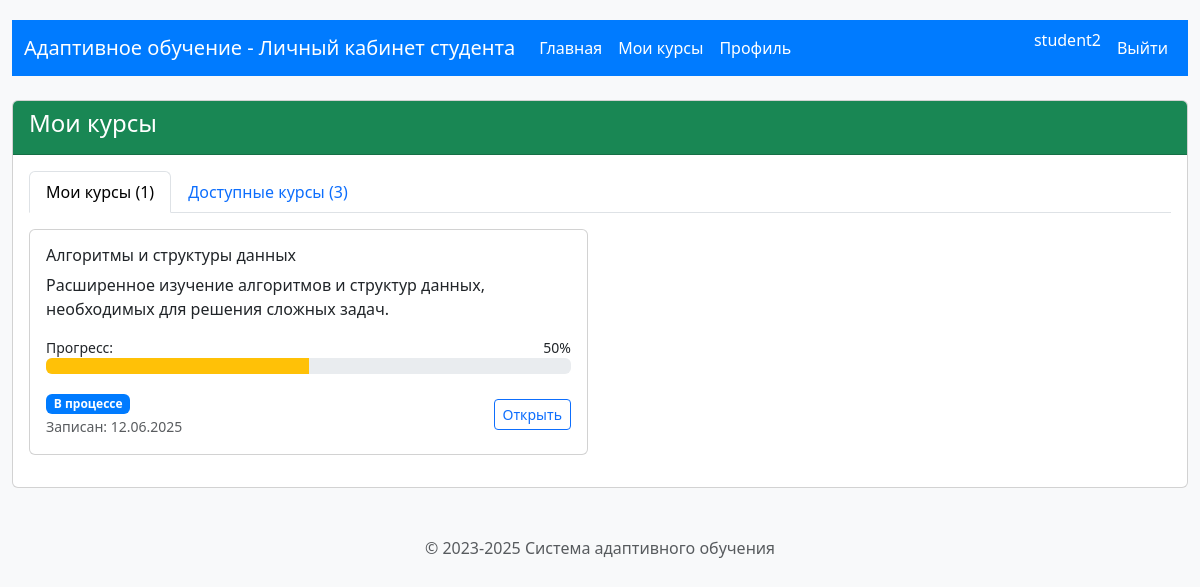
Screenshot of /student/courses/ (signed in) with the database file from the repository.
### student/models.py (models this page shows, shortened)
class StudentCourseEnrollment(models.Model):
    student = models.ForeignKey(
        StudentProfile,
        on_delete=models.CASCADE,
        related_name='course_enrollments',
        verbose_name="Студент"
    )
    course = models.ForeignKey(
        Course,
        on_delete=models.CASCADE,
        related_name='student_enrollments',
        verbose_name="Курс"
    )
    enrolled_at = models.DateTimeField(
        auto_now_add=True,
        verbose_name="Дата записи на курс"
    )
    STATUS_CHOICES = [
        ('enrolled', 'Записан'),
        ('in_progress', 'В процессе'),
        ('completed', 'Завершен'),
        ('suspended', 'Приостановлен'),
        ('dropped', 'Отчислен'),
    ]
    status = models.CharField(
        max_length=20,
        choices=STATUS_CHOICES,
        default='enrolled',
        verbose_name="Статус обучения"
    )
    progress_percentage = models.PositiveIntegerField(
        default=0,
        verbose_name="Прогресс (%)",
        help_text="Процент выполнения курса (0-100)"
    )
    completed_at = models.DateTimeField(
        blank=True,
        null=True,
        verbose_name="Дата завершения курса"
    )
    final_grade = models.DecimalField(
        max_digits=5,
        decimal_places=2,
        blank=True,
        null=True,
        verbose_name="Итоговая оценка",
        help_text="Оценка по курсу (например, 4.75)"
    )
    instructor_notes = models.TextField(
        blank=True,
        null=True,
        verbose_name="Комментарии преподавателя"
    )
    class Meta:
        verbose_name = "Запись на курс"
        verbose_name_plural = "Записи на курсы"
        unique_together = ['student', 'course']  # Один студент может быть записан на курс только один раз
        ordering = ['-enrolled_at']

### skills/models.py (models this page shows, shortened)
class Course(models.Model):
    id = models.CharField(max_length=10, primary_key=True)
    name = models.CharField(max_length=255, verbose_name="Название курса")
    description = models.TextField(verbose_name="Описание")
    duration_hours = models.PositiveIntegerField(null=True, blank=True, verbose_name="Длительность (часы)")
    class Meta:
        verbose_name = "Курс"
        verbose_name_plural = "Курсы"

### student/views.py (the view)
# urls.py: path('courses/', views_courses.courses_list, name='methodist_courses'),
@login_required
@student_required
def courses_list(request):
    profile, created = StudentProfile.objects.get_or_create(
        user=request.user,
        defaults={
            'full_name': f"{request.user.first_name} {request.user.last_name}".strip() or request.user.username,
            'email': request.user.email or f"{request.user.username}@example.com"
        }
    )
    all_courses = Course.objects.all()
    enrolled_course_ids = StudentCourseEnrollment.objects.filter(
        student=profile
    ).values_list('course_id', flat=True)
    available_courses = all_courses.exclude(id__in=enrolled_course_ids)
    my_enrollments = StudentCourseEnrollment.objects.filter(
        student=profile
    ).select_related('course')
    context = {
        'available_courses': available_courses,
        'my_enrollments': my_enrollments,
        'profile': profile,
    }
    return render(request, 'student/courses.html', context)

### student/templates/student/courses.html (shortened to what this page needs)
{% extends 'student/base.html' %}
{% block content %}
<div class="row">
    <div class="col-12">
        <div class="card">
            <div class="card-header bg-success text-white">
                <h4>Мои курсы</h4>
            </div>
            <div class="card-body">
                <ul class="nav nav-tabs" id="courseTabs" role="tablist">
                    <li class="nav-item" role="presentation">
                        <button class="nav-link active" id="my-courses-tab" data-bs-toggle="tab"
                                data-bs-target="#my-courses" type="button" role="tab">
                            Мои курсы ({{ my_enrollments.count }})
                        </button>
                    </li>
                    <li class="nav-item" role="presentation">
                        <button class="nav-link" id="available-courses-tab" data-bs-toggle="tab"
                                data-bs-target="#available-courses" type="button" role="tab">
                            Доступные курсы ({{ available_courses.count }})
                        </button>
                    </li>
                </ul>
                <div class="tab-content" id="courseTabsContent">
                    <div class="tab-pane fade show active" id="my-courses" role="tabpanel">
                        <div class="mt-3">
                            {% if my_enrollments %}
                                <div class="row">
                                    {% for enrollment in my_enrollments %}
                                    <div class="col-md-6 mb-3">
                                        <div class="card">
                                            <div class="card-body">
                                                <h6 class="card-title">{{ enrollment.course.name }}</h6>
                                                <p class="card-text">{{ enrollment.course.description|truncatewords:20 }}</p>
                                                <div class="mb-3">
                                                    <div class="d-flex justify-content-between">
                                                        <small>Прогресс:</small>
                                                        <small>{{ enrollment.progress_percentage }}%</small>
                                                    </div>
                                                    <div class="progress">
                                                        <div class="progress-bar
                                                            {% if enrollment.progress_percentage >= 80 %}bg-success
                                                            {% elif enrollment.progress_percentage >= 50 %}bg-warning
                                                            {% else %}bg-info{% endif %}"
                                                             role="progressbar"
                                                             style="width: {{ enrollment.progress_percentage }}%">
                                                        </div>
                                                    </div>
                                                </div>
                                                <div class="d-flex justify-content-between align-items-center">
                                                    <div>
                                                        <span class="badge
                                                            {% if enrollment.status == 'completed' %}bg-success
                                                            {% elif enrollment.status == 'in_progress' %}bg-primary
                                                            {% elif enrollment.status == 'enrolled' %}bg-info
                                                            {% else %}bg-secondary{% endif %}">
                                                            {{ enrollment.get_status_display }}
                                                        </span>
                                                        <br>
                                                        <small class="text-muted">
                                                            Записан: {{ enrollment.enrolled_at|date:"d.m.Y" }}
                                                        </small>
                                                    </div>
                                                    <a href="{% url 'student_course_detail' enrollment.id %}"
                                                       class="btn btn-outline-primary btn-sm">
                                                        Открыть
                                                    </a>
                                                </div>
                                            </div>
                                        </div>
                                    </div>
                                    {% endfor %}
                                </div>
                            {% else %}
                                <div class="text-center py-5">
                                    <i class="fas fa-book fa-3x text-muted mb-3"></i>
                                    <h5 class="text-muted">Вы пока не записаны ни на один курс</h5>
                                    <p class="text-muted">Выберите курсы из доступных для записи</p>
                                </div>
                            {% endif %}
                        </div>
                    </div>
                </div>
            </div>
        </div>
    </div>
</div>
{% endblock %}

### student/templates/student/base.html (shortened to what this page needs)
<!DOCTYPE html>
<html lang="ru">
<head>
    <link href="https://cdn.jsdelivr.net/npm/bootstrap@5.3.0-alpha1/dist/css/bootstrap.min.css" rel="stylesheet">
    <link rel="stylesheet" href="https://cdnjs.cloudflare.com/ajax/libs/font-awesome/6.0.0/css/all.min.css">
</head>
<body class="student-theme">
    <div class="container">
        <header class="mb-4">
            <nav class="navbar navbar-expand-lg navbar-dark bg-primary">
                <div class="container-fluid">
                    <a class="navbar-brand" href="/student/">Адаптивное обучение - Личный кабинет студента</a>
                    <div class="collapse navbar-collapse" id="navbarNav">                        <ul class="navbar-nav me-auto mb-2 mb-lg-0">
                            <li class="nav-item"><a class="nav-link" href="{% url 'student_home' %}">Главная</a></li>
                            <li class="nav-item"><a class="nav-link" href="{% url 'student_courses' %}">Мои курсы</a></li>
                            <li class="nav-item"><a class="nav-link" href="{% url 'student_profile' %}">Профиль</a></li>
                        </ul>
                        <ul class="navbar-nav">
                            {% if user.is_authenticated %}
                                <li class="nav-item"><span class="navbar-text me-2 text-white">{{ user.username }}</span></li>
                                <li class="nav-item"><a class="nav-link" href="/logout/">Выйти</a></li>
                            {% else %}
                                <li class="nav-item"><a class="nav-link" href="/login/">Войти</a></li>
                            {% endif %}
                        </ul>
                    </div>
                </div>
            </nav>
        </header>
        <main>
            {% block content %}{% endblock %}
        </main>
        <footer class="mt-5 text-center text-muted">
            <p>© 2023-2025 Система адаптивного обучения</p>
        </footer>
    </div>
</body>
</html>

### student/templates/student/base.html (style rules this page uses)
body { padding-top: 20px; background-color: #f8f9fa; }
.container { max-width: 1400px; }
.student-theme { --bs-primary: #007bff; --bs-primary-rgb: 0, 123, 255; }
.navbar { background-color: #007bff !important; }
.navbar .nav-link, .navbar .navbar-brand { color: white !important; }

### rows the page displays
StudentCourseEnrollment: course.name "Алгоритмы и структуры данных", course.description "Расширенное изучение алгоритмов и структур данных, необходимых для решения сложных задач.", progress_percentage "50", status "В процессе", enrolled_at "12.06.2025"

### other values shown
{{ user.username }} "student2"
{{ my_enrollments.count }} "1"
{{ available_courses.count }} "3"
